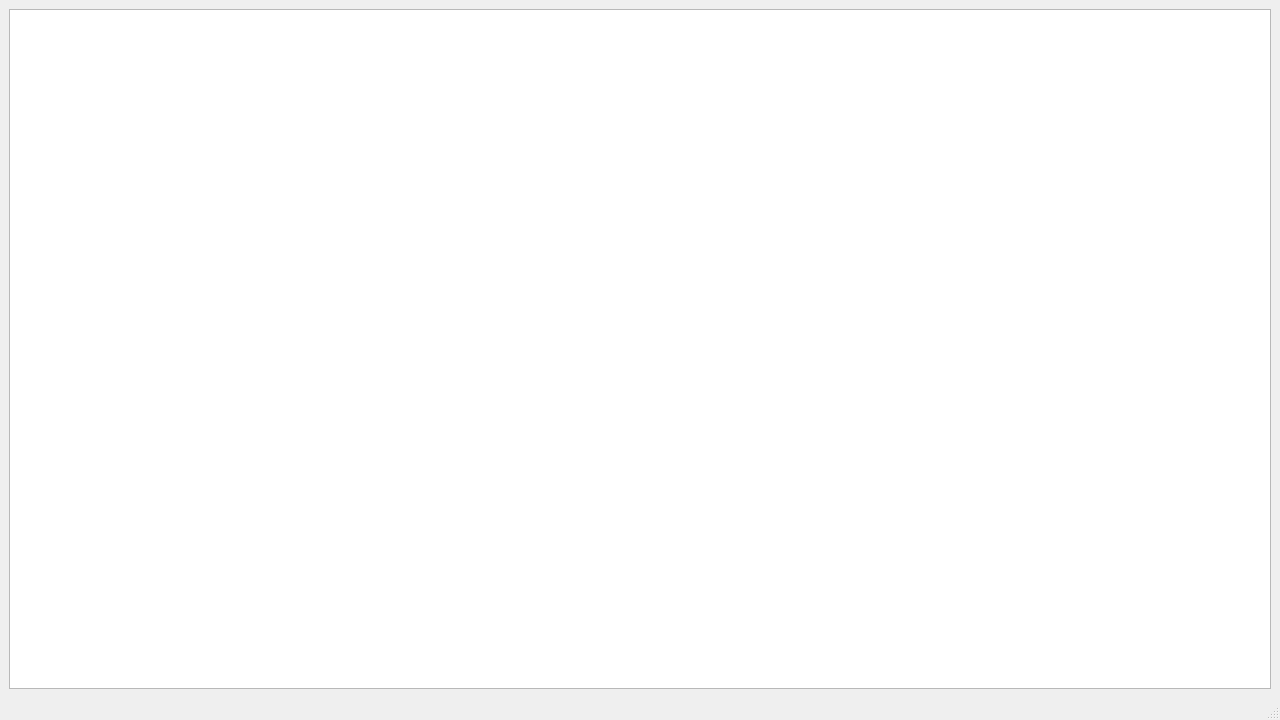
<?xml version="1.0" encoding="UTF-8"?>
<ui version="4.0">
 <class>MainWindow</class>
 <widget class="QMainWindow" name="MainWindow">
  <property name="geometry">
   <rect>
    <x>0</x>
    <y>0</y>
    <width>1280</width>
    <height>720</height>
   </rect>
  </property>
  <property name="windowTitle">
   <string>MainWindow</string>
  </property>
  <widget class="QWidget" name="centralwidget">
   <layout class="QHBoxLayout" name="horizontalLayout">
    <item>
     <widget class="QGraphicsView" name="graphicsView"/>
    </item>
   </layout>
  </widget>
  <widget class="QMenuBar" name="menubar">
   <property name="geometry">
    <rect>
     <x>0</x>
     <y>0</y>
     <width>1280</width>
     <height>21</height>
    </rect>
   </property>
  </widget>
  <widget class="QStatusBar" name="statusbar"/>
 </widget>
 <resources/>
 <connections/>
</ui>
